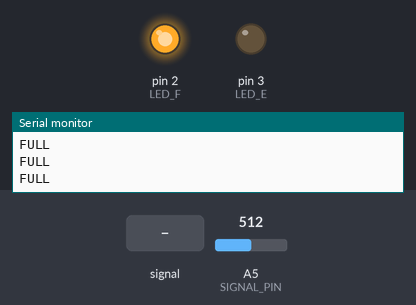
Bench run of a sketch on a simulated Arduino Uno, built with avr-gcc and run on an emulated ATmega328P. Parts: output pins drawn as LEDs (lit = HIGH), the last lines printed to the serial monitor. The inputs (shaded band) are chosen by the test bench; at power-on: A5 (SIGNAL_PIN) = 512. Pins used as bus, display or sensor lines are not drawn.

Above: at 1.2 s.
1.3 s: A5 (SIGNAL_PIN) fed a 200 Hz sine of ±460 counts around its level
At 1.99 s:
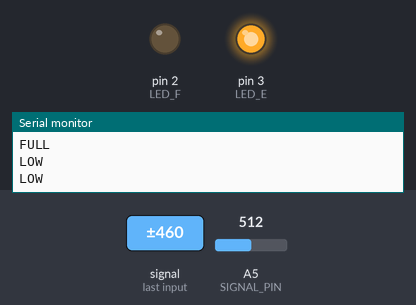
3.8 s: A5 (SIGNAL_PIN) set to 132
At 4.3 s:
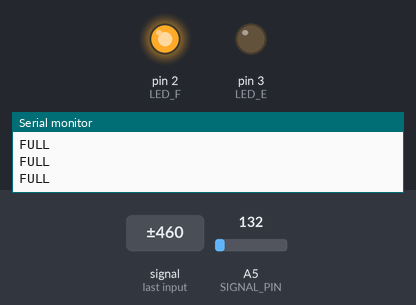
5.3 s: A5 (SIGNAL_PIN) set to 113
At 6.3 s:
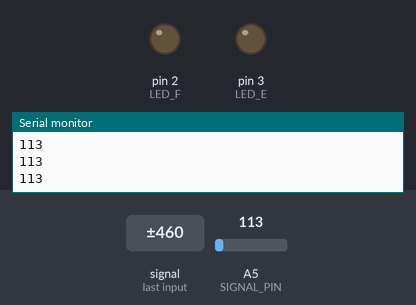
6.9 s: A5 (SIGNAL_PIN) set to 122
At 7.9 s:
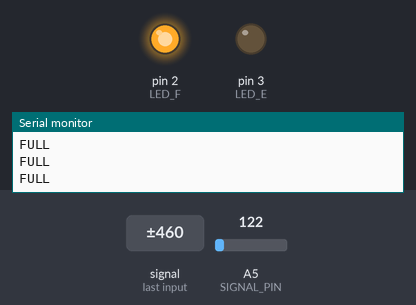
Timing chart, 0 to 9.4 s (numbered marks = the images above; inputs shaded):
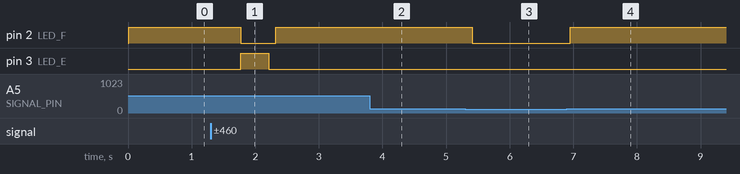

The sketch:

waterlevel.ino
```cpp
const byte POWER_PIN = 7;
const byte SIGNAL_PIN = A5;
const byte LED_E = 3;
const byte LED_F = 2;


int value = 0; // variable to store the sensor value
const byte full = 120;
const byte empty = 100;


void setup() {
  Serial.begin(9600);
  pinMode(POWER_PIN, OUTPUT);
  digitalWrite(POWER_PIN, LOW);

  pinMode(LED_E, OUTPUT);
  pinMode(LED_F, OUTPUT);
}

void loop() {
  //turn on sensor and check value
  digitalWrite(POWER_PIN, HIGH);
  delay(10);
  value = analogRead(SIGNAL_PIN);
  digitalWrite(POWER_PIN, LOW);


  //check if value is higher than threshold - if yes turn on LED
  if (value < empty){ // IF LOW
    digitalWrite(LED_E,HIGH);
    digitalWrite(LED_F,LOW);
    Serial.println("LOW");
  } else if (value > full) {
    digitalWrite(LED_E,LOW);
    digitalWrite(LED_F,HIGH);
    Serial.println("FULL");
  } else {
    digitalWrite(LED_E,LOW);
    digitalWrite(LED_F,LOW);
    Serial.println(value);
  }

  delay(100);
}
```

Measured:
- the behaviour switches between 121 and 120 on A5 (SIGNAL_PIN) (found by bisection; images 2 and 3)
- after the input at 1.3 s, pin 2 (LED_F): HIGH → LOW after 0.47 s, → HIGH 0.55 s later; pin 3 (LED_E): LOW → HIGH after 0.47 s, → LOW 0.44 s later
- after the input at 3.8 s, pin 2 (LED_F): stays HIGH (without the input it goes to LOW after 0.84 s); pin 3 (LED_E): stays LOW (without the input it goes to HIGH after 0.84 s)
- after the input at 5.3 s, pin 2 (LED_F): HIGH → LOW after 0.11 s
- after the input at 6.9 s, pin 2 (LED_F): LOW → HIGH after 0.05 s
